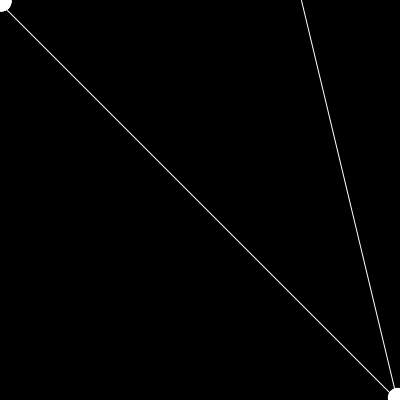
Frame 1 (no input)
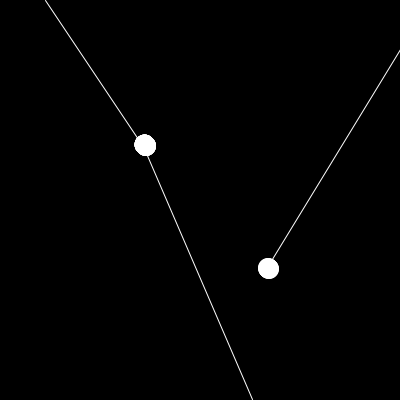
Frame 60 (the mouse pressed at the canvas centre just before this capture)
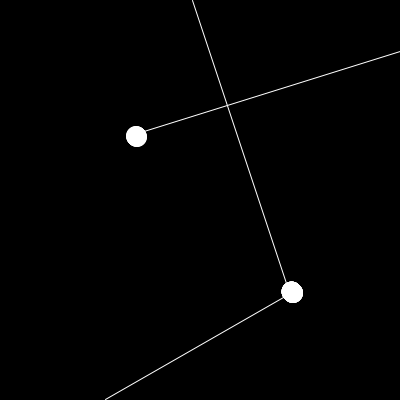
Frame 120 (the mouse held since frame 60 and released just before this capture)

The Processing sketch that drew these frames (run headless with seeded random() and noise(); from frame 60 on, the mouse is pressed at the canvas centre):

// Processing sketch: Processing_Ideas_1_Basic_Animation
// ── Processing_Ideas_1_Basic_Animation.pde
float x = 0;
float y = 0;

void setup() {
  size(400, 400);
  frameRate(30);
}

void draw() {
  background(0);
  animOnce();
  animMultiple();
  l_animOnce();
  l_animMultiple();
  y_animMultiple();
}

void animOnce() {
  for (float i = 0; i <= 5; i++) { // finishes the animation after fulfilling
    // i <= 5.
    x = x + i/100;
    noStroke();
    fill(255);
    ellipse(x, x, 20, 20);
  }
}

void animMultiple() {
  animOnce();
  x++;
  stroke(255);
  line(x-100, 0, x-3, x);
  if (x > width ) { //creates a looping 
    x = 0;
  }
}

void l_animOnce() {
  for (float i = 0; i <= 5; i++) { // finishes the animation after fulfilling
    // i <= 5.
    y = - y - i/5;
    noStroke();
    fill(255);
    ellipse(y+399, y+399, 20, 20);
  }
}

void l_animMultiple() {
  animOnce();
  x++;
  stroke(255);
  line(-x+399, 399, x-3, x);
  if (y < -width ) { //creates a looping 
    y = 0;
  }
}

void y_animMultiple() {
  l_animOnce();
  y--;
  stroke(255);
  line(-y+399-100, 0, y+399, y+399);
  if (y < -width ) { //creates a looping 
    y = 0;
  }
}
